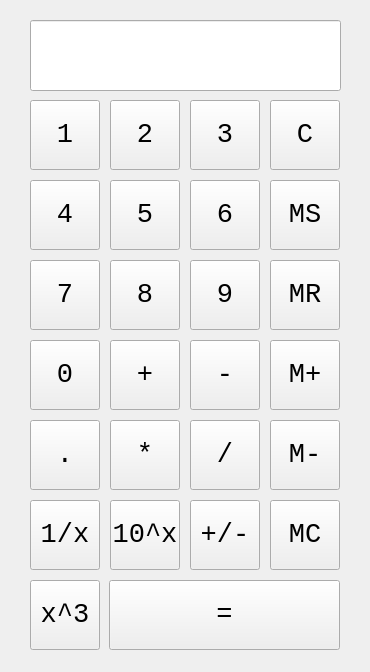
<?xml version="1.0" encoding="UTF-8"?>
<ui version="4.0">
 <class>CalculatorWindow</class>
 <widget class="QMainWindow" name="CalculatorWindow">
  <property name="geometry">
   <rect>
    <x>0</x>
    <y>0</y>
    <width>370</width>
    <height>672</height>
   </rect>
  </property>
  <property name="sizePolicy">
   <sizepolicy hsizetype="MinimumExpanding" vsizetype="MinimumExpanding">
    <horstretch>0</horstretch>
    <verstretch>0</verstretch>
   </sizepolicy>
  </property>
  <property name="minimumSize">
   <size>
    <width>370</width>
    <height>672</height>
   </size>
  </property>
  <property name="maximumSize">
   <size>
    <width>370</width>
    <height>672</height>
   </size>
  </property>
  <property name="baseSize">
   <size>
    <width>370</width>
    <height>672</height>
   </size>
  </property>
  <property name="windowTitle">
   <string>CalculatorWindow</string>
  </property>
  <widget class="QWidget" name="centralwidget">
   <widget class="QPushButton" name="Button1">
    <property name="geometry">
     <rect>
      <x>30</x>
      <y>100</y>
      <width>70</width>
      <height>70</height>
     </rect>
    </property>
    <property name="font">
     <font>
      <family>Consolas</family>
      <pointsize>20</pointsize>
     </font>
    </property>
    <property name="text">
     <string>1</string>
    </property>
   </widget>
   <widget class="QPushButton" name="Button2">
    <property name="geometry">
     <rect>
      <x>110</x>
      <y>100</y>
      <width>70</width>
      <height>70</height>
     </rect>
    </property>
    <property name="font">
     <font>
      <family>Consolas</family>
      <pointsize>20</pointsize>
     </font>
    </property>
    <property name="text">
     <string>2</string>
    </property>
   </widget>
   <widget class="QPushButton" name="Button3">
    <property name="geometry">
     <rect>
      <x>190</x>
      <y>100</y>
      <width>70</width>
      <height>70</height>
     </rect>
    </property>
    <property name="font">
     <font>
      <family>Consolas</family>
      <pointsize>20</pointsize>
     </font>
    </property>
    <property name="text">
     <string>3</string>
    </property>
   </widget>
   <widget class="QPushButton" name="ButtonClear">
    <property name="geometry">
     <rect>
      <x>270</x>
      <y>100</y>
      <width>70</width>
      <height>70</height>
     </rect>
    </property>
    <property name="font">
     <font>
      <family>Consolas</family>
      <pointsize>20</pointsize>
     </font>
    </property>
    <property name="text">
     <string>С</string>
    </property>
   </widget>
   <widget class="QPushButton" name="Button5">
    <property name="geometry">
     <rect>
      <x>110</x>
      <y>180</y>
      <width>70</width>
      <height>70</height>
     </rect>
    </property>
    <property name="font">
     <font>
      <family>Consolas</family>
      <pointsize>20</pointsize>
     </font>
    </property>
    <property name="text">
     <string>5</string>
    </property>
   </widget>
   <widget class="QPushButton" name="Button4">
    <property name="geometry">
     <rect>
      <x>30</x>
      <y>180</y>
      <width>70</width>
      <height>70</height>
     </rect>
    </property>
    <property name="font">
     <font>
      <family>Consolas</family>
      <pointsize>20</pointsize>
     </font>
    </property>
    <property name="text">
     <string>4</string>
    </property>
   </widget>
   <widget class="QPushButton" name="Button6">
    <property name="geometry">
     <rect>
      <x>190</x>
      <y>180</y>
      <width>70</width>
      <height>70</height>
     </rect>
    </property>
    <property name="font">
     <font>
      <family>Consolas</family>
      <pointsize>20</pointsize>
     </font>
    </property>
    <property name="text">
     <string>6</string>
    </property>
   </widget>
   <widget class="QPushButton" name="Button8">
    <property name="geometry">
     <rect>
      <x>110</x>
      <y>260</y>
      <width>70</width>
      <height>70</height>
     </rect>
    </property>
    <property name="font">
     <font>
      <family>Consolas</family>
      <pointsize>20</pointsize>
     </font>
    </property>
    <property name="text">
     <string>8</string>
    </property>
   </widget>
   <widget class="QPushButton" name="Button9">
    <property name="geometry">
     <rect>
      <x>190</x>
      <y>260</y>
      <width>70</width>
      <height>70</height>
     </rect>
    </property>
    <property name="font">
     <font>
      <family>Consolas</family>
      <pointsize>20</pointsize>
     </font>
    </property>
    <property name="text">
     <string>9</string>
    </property>
   </widget>
   <widget class="QPushButton" name="Button7">
    <property name="geometry">
     <rect>
      <x>30</x>
      <y>260</y>
      <width>70</width>
      <height>70</height>
     </rect>
    </property>
    <property name="font">
     <font>
      <family>Consolas</family>
      <pointsize>20</pointsize>
     </font>
    </property>
    <property name="text">
     <string>7</string>
    </property>
   </widget>
   <widget class="QPushButton" name="ButtonPlus">
    <property name="geometry">
     <rect>
      <x>110</x>
      <y>340</y>
      <width>70</width>
      <height>70</height>
     </rect>
    </property>
    <property name="font">
     <font>
      <family>Consolas</family>
      <pointsize>20</pointsize>
     </font>
    </property>
    <property name="text">
     <string>+</string>
    </property>
   </widget>
   <widget class="QPushButton" name="ButtonMinus">
    <property name="geometry">
     <rect>
      <x>190</x>
      <y>340</y>
      <width>70</width>
      <height>70</height>
     </rect>
    </property>
    <property name="font">
     <font>
      <family>Consolas</family>
      <pointsize>20</pointsize>
     </font>
    </property>
    <property name="text">
     <string>-</string>
    </property>
   </widget>
   <widget class="QPushButton" name="Button0">
    <property name="geometry">
     <rect>
      <x>30</x>
      <y>340</y>
      <width>70</width>
      <height>70</height>
     </rect>
    </property>
    <property name="font">
     <font>
      <family>Consolas</family>
      <pointsize>20</pointsize>
     </font>
    </property>
    <property name="text">
     <string>0</string>
    </property>
   </widget>
   <widget class="QPushButton" name="ButtonSubstract">
    <property name="geometry">
     <rect>
      <x>190</x>
      <y>420</y>
      <width>70</width>
      <height>70</height>
     </rect>
    </property>
    <property name="font">
     <font>
      <family>Consolas</family>
      <pointsize>20</pointsize>
     </font>
    </property>
    <property name="text">
     <string>/</string>
    </property>
   </widget>
   <widget class="QPushButton" name="ButtonMultiply">
    <property name="geometry">
     <rect>
      <x>110</x>
      <y>420</y>
      <width>70</width>
      <height>70</height>
     </rect>
    </property>
    <property name="font">
     <font>
      <family>Consolas</family>
      <pointsize>20</pointsize>
     </font>
    </property>
    <property name="text">
     <string>*</string>
    </property>
   </widget>
   <widget class="QPushButton" name="ButtonToCube">
    <property name="geometry">
     <rect>
      <x>30</x>
      <y>580</y>
      <width>70</width>
      <height>70</height>
     </rect>
    </property>
    <property name="font">
     <font>
      <family>Consolas</family>
      <pointsize>20</pointsize>
     </font>
    </property>
    <property name="text">
     <string>x^3</string>
    </property>
   </widget>
   <widget class="QPushButton" name="Button10inNum">
    <property name="geometry">
     <rect>
      <x>110</x>
      <y>500</y>
      <width>70</width>
      <height>70</height>
     </rect>
    </property>
    <property name="font">
     <font>
      <family>Consolas</family>
      <pointsize>20</pointsize>
     </font>
    </property>
    <property name="text">
     <string>10^x</string>
    </property>
   </widget>
   <widget class="QPushButton" name="ButtonInverse">
    <property name="geometry">
     <rect>
      <x>30</x>
      <y>500</y>
      <width>70</width>
      <height>70</height>
     </rect>
    </property>
    <property name="font">
     <font>
      <family>Consolas</family>
      <pointsize>20</pointsize>
     </font>
    </property>
    <property name="text">
     <string>1/x</string>
    </property>
   </widget>
   <widget class="QPushButton" name="ButtonEquals">
    <property name="geometry">
     <rect>
      <x>109</x>
      <y>580</y>
      <width>231</width>
      <height>70</height>
     </rect>
    </property>
    <property name="font">
     <font>
      <family>Consolas</family>
      <pointsize>20</pointsize>
     </font>
    </property>
    <property name="text">
     <string>=</string>
    </property>
   </widget>
   <widget class="QPushButton" name="ButtonDot">
    <property name="geometry">
     <rect>
      <x>30</x>
      <y>420</y>
      <width>70</width>
      <height>70</height>
     </rect>
    </property>
    <property name="font">
     <font>
      <family>Consolas</family>
      <pointsize>20</pointsize>
     </font>
    </property>
    <property name="text">
     <string>.</string>
    </property>
   </widget>
   <widget class="QPushButton" name="ButtonPlusMinus">
    <property name="geometry">
     <rect>
      <x>190</x>
      <y>500</y>
      <width>70</width>
      <height>70</height>
     </rect>
    </property>
    <property name="font">
     <font>
      <family>Consolas</family>
      <pointsize>20</pointsize>
     </font>
    </property>
    <property name="text">
     <string>+/-</string>
    </property>
   </widget>
   <widget class="QPushButton" name="ButtonMS">
    <property name="geometry">
     <rect>
      <x>270</x>
      <y>180</y>
      <width>70</width>
      <height>70</height>
     </rect>
    </property>
    <property name="font">
     <font>
      <family>Consolas</family>
      <pointsize>20</pointsize>
     </font>
    </property>
    <property name="text">
     <string>MS</string>
    </property>
   </widget>
   <widget class="QPushButton" name="ButtonMR">
    <property name="geometry">
     <rect>
      <x>270</x>
      <y>260</y>
      <width>70</width>
      <height>70</height>
     </rect>
    </property>
    <property name="font">
     <font>
      <family>Consolas</family>
      <pointsize>20</pointsize>
     </font>
    </property>
    <property name="text">
     <string>MR</string>
    </property>
   </widget>
   <widget class="QLineEdit" name="ResultDisplay">
    <property name="geometry">
     <rect>
      <x>30</x>
      <y>20</y>
      <width>311</width>
      <height>71</height>
     </rect>
    </property>
    <property name="font">
     <font>
      <family>Consolas</family>
      <pointsize>40</pointsize>
      <bold>true</bold>
     </font>
    </property>
    <property name="layoutDirection">
     <enum>Qt::LeftToRight</enum>
    </property>
    <property name="maxLength">
     <number>15</number>
    </property>
    <property name="alignment">
     <set>Qt::AlignRight|Qt::AlignTrailing|Qt::AlignVCenter</set>
    </property>
    <property name="readOnly">
     <bool>true</bool>
    </property>
   </widget>
   <widget class="QPushButton" name="ButtonMMinus">
    <property name="geometry">
     <rect>
      <x>270</x>
      <y>420</y>
      <width>70</width>
      <height>70</height>
     </rect>
    </property>
    <property name="font">
     <font>
      <family>Consolas</family>
      <pointsize>20</pointsize>
     </font>
    </property>
    <property name="text">
     <string>M-</string>
    </property>
   </widget>
   <widget class="QPushButton" name="ButtonMPlus">
    <property name="geometry">
     <rect>
      <x>270</x>
      <y>340</y>
      <width>70</width>
      <height>70</height>
     </rect>
    </property>
    <property name="font">
     <font>
      <family>Consolas</family>
      <pointsize>20</pointsize>
     </font>
    </property>
    <property name="text">
     <string>M+</string>
    </property>
   </widget>
   <widget class="QPushButton" name="ButtonMClear">
    <property name="geometry">
     <rect>
      <x>270</x>
      <y>500</y>
      <width>70</width>
      <height>70</height>
     </rect>
    </property>
    <property name="font">
     <font>
      <family>Consolas</family>
      <pointsize>20</pointsize>
     </font>
    </property>
    <property name="text">
     <string>MC</string>
    </property>
   </widget>
  </widget>
 </widget>
 <resources/>
 <connections/>
</ui>
